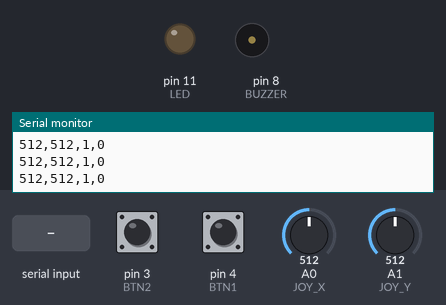
Bench run of a sketch on a simulated Arduino Uno, built with avr-gcc and run on an emulated ATmega328P. Parts: output pins drawn as LEDs (lit = HIGH), buzzer (waves = sounding, pin HIGH), the last lines printed to the serial monitor. The inputs (shaded band) are chosen by the test bench; at power-on: A0 (JOY_X) = 512, A1 (JOY_Y) = 512, pin 3 (BTN2) HIGH, pin 4 (BTN1) HIGH.

Above: at 2.9 s.
3.0 s: "B" received over Serial
At 3.11 s:
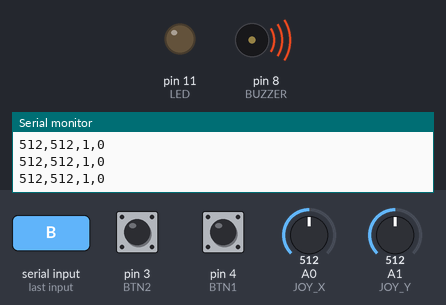
4.7 s: A0 (JOY_X) set to 991
6.2 s: A0 (JOY_X) set to 1008
7.7 s: A1 (JOY_Y) set to 106
9.2 s: A1 (JOY_Y) set to 94
10.7 s: "L" received over Serial
At 12.0 s:
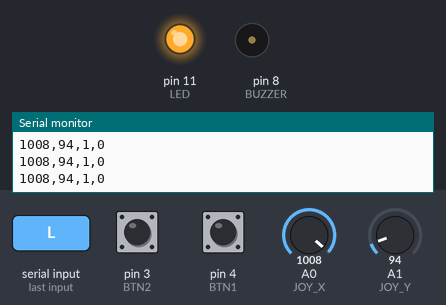
Timing chart, 0 to 13.7 s (numbered marks = the images above; inputs shaded):
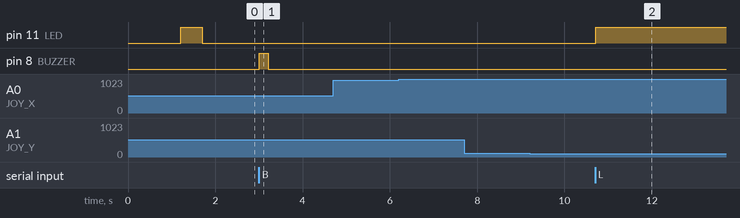

Measured:
- after the input at 3.0 s, pin 8 (BUZZER): LOW → HIGH at once, → LOW 0.20 s later
- after the input at 10.7 s, pin 11 (LED): LOW → HIGH at once

The sketch:

Unity_Arduino_SerialCommunication.ino
```cpp
// ==================== 핀 정의 ====================
const int JOY_X = A0;    // 조이스틱 X축 아날로그 입력 핀 (좌우 조향)
const int JOY_Y = A1;    // 조이스틱 Y축 아날로그 입력 핀 (전후 이동)
const int BTN1 = 4;      // 버튼1 - 머신건 발사 (디지털 입력, 풀업 저항 사용)
const int BTN2 = 3;      // 버튼2 - 미사일 발사 (디지털 입력, 풀업 저항 사용)
const int LED = 11;      // LED 출력 핀 (게임 상태 시각적 피드백)
const int BUZZER = 8;    // 부저 출력 핀 (게임 이벤트 청각적 피드백)

// ==================== 조이스틱 보정 변수 ====================
int centerX = 512;       // 조이스틱 X축 중앙값 (아날로그 읽기 범위 0-1023의 중간값)
int centerY = 512;       // 조이스틱 Y축 중앙값
bool calibrated = false; // 조이스틱 보정 완료 여부를 나타내는 플래그

// ==================== 초기화 함수 ====================
void setup() {
  // 각 핀의 입출력 모드 설정
  pinMode(JOY_X, INPUT);        // 조이스틱 X축을 아날로그 입력으로 설정
  pinMode(JOY_Y, INPUT);        // 조이스틱 Y축을 아날로그 입력으로 설정
  pinMode(BTN1, INPUT_PULLUP);  // 버튼1을 내부 풀업 저항 사용 입력으로 설정
  pinMode(BTN2, INPUT_PULLUP);  // 버튼2를 내부 풀업 저항 사용 입력으로 설정
  pinMode(LED, OUTPUT);         // LED를 디지털 출력으로 설정
  pinMode(BUZZER, OUTPUT);      // 부저를 디지털 출력으로 설정

  Serial.begin(9600);           // 시리얼 통신 초기화 (9600 baud rate)

  delay(1000);                  // 시스템 안정화를 위한 1초 대기
  calibrateJoystick();          // 조이스틱 중앙값 자동 보정 함수 호출

  // Unity에 컨트롤러 준비 완료 신호 전송
  Serial.println("RACING_CONTROLLER_READY");
}

// ==================== 조이스틱 보정 함수 ====================
void calibrateJoystick() {
  // 조이스틱의 현재 위치를 중앙값으로 설정하여 드리프트 현상 방지
  // 여러 번 측정하여 평균값을 구함으로써 노이즈 제거

  long sumX = 0, sumY = 0;      // X, Y축 값의 누적 합계를 저장할 변수

  // 20회 반복 측정하여 안정적인 중앙값 계산
  for(int i = 0; i < 20; i++) {
    sumX += analogRead(JOY_X);  // X축 아날로그 값 누적
    sumY += analogRead(JOY_Y);  // Y축 아날로그 값 누적
    delay(10);                  // 각 측정 간 10ms 대기 (안정적인 읽기)
  }

  // 평균값을 계산하여 중앙값으로 설정
  centerX = sumX / 20;          // X축 중앙값 = 20회 측정값의 평균
  centerY = sumY / 20;          // Y축 중앙값 = 20회 측정값의 평균
  calibrated = true;            // 보정 완료 플래그 설정

  // 보정 완료를 사용자에게 시각적으로 알리는 LED 신호
  digitalWrite(LED, HIGH);      // LED 켜기
  delay(500);                   // 0.5초 동안 LED 점등 유지
  digitalWrite(LED, LOW);       // LED 끄기 (보정 완료 신호 종료)
}

// ==================== 메인 루프 함수 ====================
void loop() {
  // ========== 센서 데이터 읽기 섹션 ==========
  int xVal = analogRead(JOY_X);        // 조이스틱 X축 값 읽기 (0-1023 범위)
  int yVal = analogRead(JOY_Y);        // 조이스틱 Y축 값 읽기 (0-1023 범위)
  int btn1State = digitalRead(BTN1);   // 버튼1 상태 읽기 (머신건 발사 버튼)
  int btn2State = !digitalRead(BTN2);  // 버튼2 상태 읽기 (미사일 발사, 논리 반전)

  // ========== 데드존 처리 섹션 ==========
  // 조이스틱의 미세한 움직임이나 하드웨어 노이즈로 인한
  // 의도하지 않은 입력을 방지하기 위한 데드존 적용

  int deadZone = 40;                   // 데드존 크기 설정 (±40 범위)

  // X축 데드존 처리: 중앙값 기준으로 ±40 범위 내에서는 중앙값으로 고정
  if (abs(xVal - centerX) < deadZone) {
    xVal = centerX;                    // 데드존 내부면 중앙값으로 설정
  }

  // Y축 데드존 처리: 중앙값 기준으로 ±40 범위 내에서는 중앙값으로 고정
  if (abs(yVal - centerY) < deadZone) {
    yVal = centerY;                    // 데드존 내부면 중앙값으로 설정
  }

  // ========== Unity로 데이터 전송 섹션 ==========
  // CSV(Comma-Separated Values) 형식으로 데이터 전송
  // 형식: "X값,Y값,버튼1상태,버튼2상태\n"

  Serial.print(xVal);                  // X축 값 전송
  Serial.print(",");                   // CSV 구분자
  Serial.print(yVal);                  // Y축 값 전송
  Serial.print(",");                   // CSV 구분자
  Serial.print(btn1State);             // 버튼1 상태 전송 (0: 눌림, 1: 안눌림)
  Serial.print(",");                   // CSV 구분자
  Serial.print(btn2State);             // 버튼2 상태 전송 (1: 눌림, 0: 안눌림)
  Serial.println();                    // 줄바꿈 문자로 데이터 패킷 종료

  // ========== Unity에서 피드백 명령 수신 섹션 ==========
  // Unity에서 게임 상태에 따른 피드백 명령을 받아 LED/부저 제어

  if (Serial.available()) {            // 수신 버퍼에 데이터가 있는지 확인
    char cmd = Serial.read();          // 명령 문자 하나 읽기

    // 명령 문자에 따른 동작 수행
    switch(cmd) {
      case 'L':                        // LED 켜기 명령 (대문자 L)
        digitalWrite(LED, HIGH);       // LED 점등 (고속 주행/활성 상태 표시)
        break;

      case 'l':                        // LED 끄기 명령 (소문자 l)
        digitalWrite(LED, LOW);        // LED 소등 (정지/비활성 상태 표시)
        break;

      case 'B':                        // 부저 울리기 명령 (대문자 B)
        digitalWrite(BUZZER, HIGH);    // 부저 켜기
        delay(200);                    // 200ms 동안 소리 지속
        digitalWrite(BUZZER, LOW);     // 부저 끄기 (충돌/경고 효과)
        break;

      case 'b':                        // 부저 끄기 명령 (소문자 b)
        digitalWrite(BUZZER, LOW);     // 부저 강제 끄기
        break;
    }
  }

  // ========== 루프 주기 제어 ==========
  delay(20);                           // 20ms 대기 (50Hz 업데이트 주기)
                                       // 레이싱 게임에 적합한 빠른 응답성 보장
}
```
